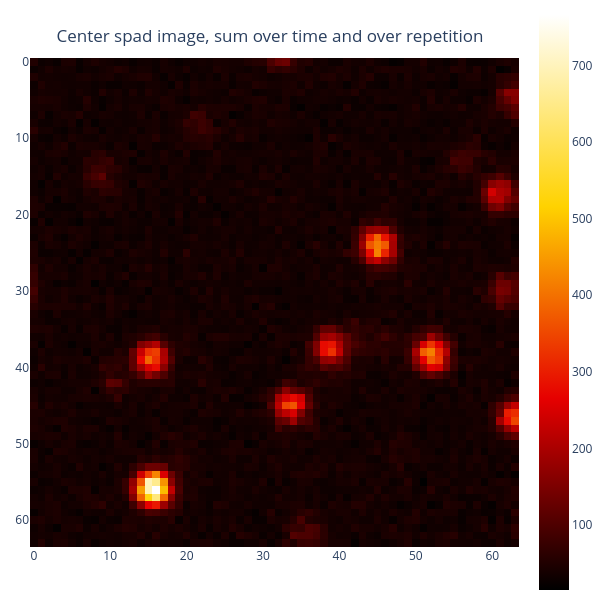

Notebook code for this chart:
### Code cell
# first raw plot

import plotly.express as px
import numpy as np
from PIL import Image

# Example: assuming 'data' is already defined like in your code
# Sum over axes (3,0) and take the slice at index 24
summed_data = data[0, :, :, :, :, 24].sum(axis=(3, 0)) # .astype(np.uint8)

# Convert to Image if you still want that step (optional)
im = Image.fromarray(summed_data)

# Plot with Plotly
fig = px.imshow(
    np.array(im), 
    color_continuous_scale='hot',
    title='Center spad image, sum over time and over repetition',
)
fig.update_layout(
    margin=dict(l=30, r=0, t=0, b=0),
    width=600,
    height=600,
    title=dict(
        y=0.95,  # move title closer to plot
        x=0.45,   # keep centered
        xanchor='center',
        yanchor='top'
    )
)

fig.show()

### Figure 1 — Plotly figure (JSON) as saved in the notebook; plotly's stock layout.template omitted (floating-point values rounded to 4 significant figures; data arrays with more than 128 entries replaced by an {"elided": "..."} marker saying what was removed)
{"data": [{"coloraxis": "coloraxis", "hovertemplate": "x: %{x}<br>y: %{y}<br>color: %{z}<extra></extra>", "name": "0", "type": "heatmap", "xaxis": "x", "yaxis": "y", "z": {"elided": "64x64 int values"}}], "layout": {"coloraxis": {"colorscale": [[0, "rgb(0,0,0)"], [0.3333, "rgb(230,0,0)"], [0.6667, "rgb(255,210,0)"], [1, "rgb(255,255,255)"]]}, "height": 600, "margin": {"b": 0, "l": 30, "r": 0, "t": 0}, "title": {"text": "Center spad image, sum over time and over repetition", "x": 0.45, "xanchor": "center", "y": 0.95, "yanchor": "top"}, "width": 600, "xaxis": {"anchor": "y", "constrain": "domain", "domain": [0, 1], "scaleanchor": "y"}, "yaxis": {"anchor": "x", "autorange": "reversed", "constrain": "domain", "domain": [0, 1]}}}
